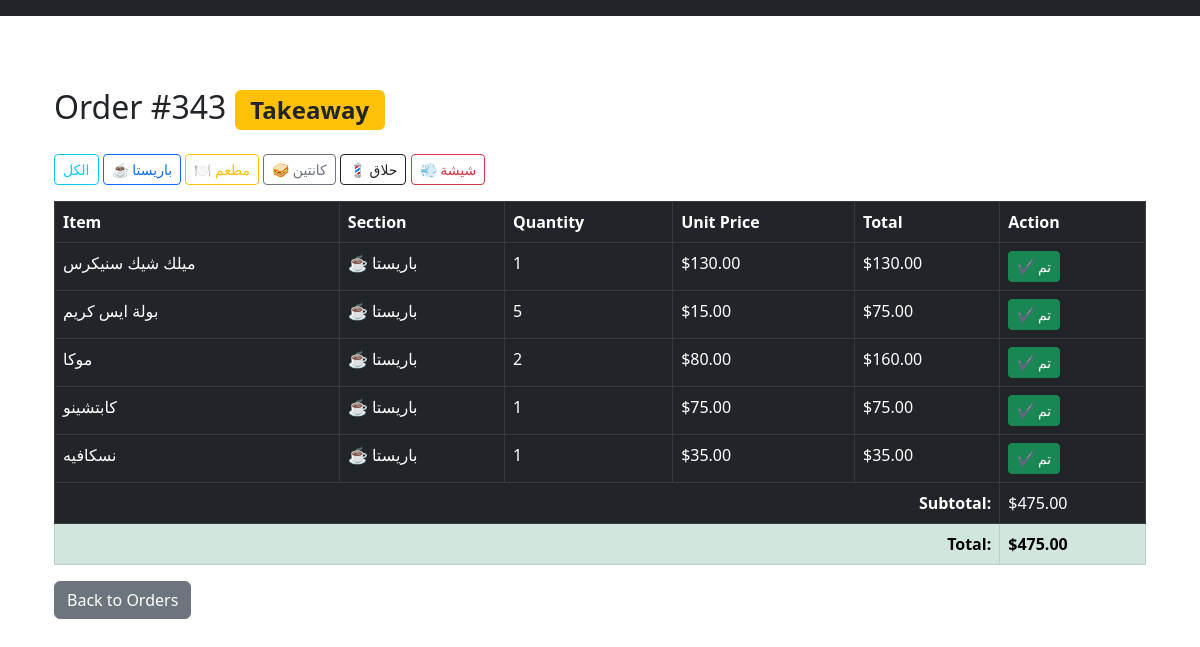
The app's page /orders/343/ with its own data.
### main/models.py (models this page shows, shortened)
class Order(models.Model):
    ORDER_TYPE_CHOICES = [
        ("cafe", "Cafe"),
        ("takeaway", "Takeaway"),
        ("qeta3", "Qeta3"),
    ]
    PAYMENT_CHOICES = [
        ('cash', 'كاش'),
        ('vodafone', 'فودافون كاش'),
        ('moagel', 'مؤجل'),
    ]
    table_number = models.PositiveIntegerField(null=True, blank=True)  # للـ in_cafe
    order_type = models.CharField(max_length=20, choices=ORDER_TYPE_CHOICES)
    created_at = models.DateTimeField(auto_now_add=True)
    is_paid = models.BooleanField(default=False)
    discount = models.DecimalField(max_digits=10, decimal_places=2, default=0)
    service_charge = models.DecimalField(max_digits=10, decimal_places=2, default=0)
    tax = models.DecimalField(max_digits=10, decimal_places=2, default=0)
    cashier = models.ForeignKey(User, on_delete=models.SET_NULL, null=True, blank=True, related_name="orders")
    officer = models.ForeignKey("Officer", on_delete=models.SET_NULL, null=True, blank=True)
    payment_method = models.CharField(max_length=20, choices=PAYMENT_CHOICES, blank=True, null=True)
    note = models.TextField(blank=True, null=True)
    @property
    def subtotal(self):
        return sum(item.total_price for item in self.items.all())
    @property
    def total(self):
        return self.subtotal - self.discount + self.service_charge + self.tax

class OrderItem(models.Model):
    order = models.ForeignKey(Order, on_delete=models.CASCADE, related_name="items")
    menuitem = models.ForeignKey("MenuItem", on_delete=models.CASCADE)
    quantity = models.PositiveIntegerField(default=1)
    is_done = models.BooleanField(default=False)
    @property
    def total_price(self):
        return self.menuitem.price * self.quantity
    @property
    def section(self):
        return self.menuitem.section

class MenuItem(models.Model):
    CATEGORY_CHOICES = [
        ("food", "Food"),
        ("drink", "Drink"),
        ("7alak", "7alak"),
        ("shesha", "shesha"),
    ]
    SECTION_CHOICES = [
        ("barista", "باريستا"),
        ("mat3am", "مطعم"),
        ("canteen","كانتين"),
        ("7alak", "7alak"),
        ("shesha", "shesha"),
        ("addons","إضافات"),
    ]
    name = models.CharField(max_length=120)
    category = models.CharField(max_length=50, choices=CATEGORY_CHOICES, default="food")
    price = models.DecimalField(max_digits=10, decimal_places=2)
    is_active = models.BooleanField(default=True)  # لو الصنف متوقف أو شغال
    show_in_cafe = models.BooleanField(default=False)
    show_in_takeaway = models.BooleanField(default=False)
    show_in_qeta3 = models.BooleanField(default=False)
    section = models.CharField(max_length=20, choices=SECTION_CHOICES)
    image = models.ImageField(upload_to="menu_images/", blank=True, null=True)  # ✅ هنا

### main/views.py (the view)
# urls.py: path("orders/<int:order_id>/", views.order_detail, name="order_detail"),
def order_detail(request, order_id):
    order = get_object_or_404(Order, id=order_id)
    section_filter = request.GET.get("section", "all")
    if section_filter == "barista":
        items = order.items.filter(section="barista")
    elif section_filter == "mat3am":
        items = order.items.filter(section="mat3am")
    else:
        items = order.items.all()
    return render(request, "order_detail.html", {
        "order": order,
        "items": items,
        "section_filter": section_filter,
    })

### main/templates/order_detail.html (shortened to what this page needs)
{% extends "base.html" %}
{% block content %}
<div class="container py-5">
  <h2 class="mb-4 text-dark">
    Order #{{ order.id }}
    {% if order.order_type == "cafe" %}
      <span class="badge bg-info">Cafe</span>
      - Table {{ order.table_number }}
    {% elif order.order_type == "takeaway" %}
      <span class="badge bg-warning text-dark">Takeaway</span>
    {% elif order.order_type == "qeta3" %}
      <span class="badge bg-warning text-dark">Qeta3</span>
      {% if order.officer %}
        - <span class="text-dark">👮 {{ order.officer.name }}</span>
      {% endif %}
    {% endif %}
  </h2>
  <div class="mb-3">
    <button class="btn btn-outline-info btn-sm" onclick="filterItems('all')">الكل</button>
    <button class="btn btn-outline-primary btn-sm" onclick="filterItems('barista')">☕ باريستا</button>
    <button class="btn btn-outline-warning btn-sm" onclick="filterItems('mat3am')">🍽️ مطعم</button>
    <button class="btn btn-outline-secondary btn-sm" onclick="filterItems('canteen')">🥪 كانتين</button>
    <button class="btn btn-outline-dark btn-sm" onclick="filterItems('7alak')">💈 حلاق</button>
    <button class="btn btn-outline-danger btn-sm" onclick="filterItems('shesha')">💨 شيشة</button>
  </div>
  <table class="table table-dark table-bordered">
    <thead>
      <tr>
        <th>Item</th>
        <th>Section</th>
        <th>Quantity</th>
        <th>Unit Price</th>
        <th>Total</th>
        <th>Action</th>
      </tr>
    </thead>
    <tbody>
      {% for item in order.items.all %}
      <tr class="order-item" data-section="{{ item.section }}">
        <td>{{ item.menuitem.name }}</td>
        <td>
          {% if item.menuitem.section == "barista" %}
            ☕ باريستا
          {% elif item.menuitem.section == "mat3am" %}
            🍽️ مطعم
          {% elif item.menuitem.section == "canteen" %}
            🥪 كانتين
          {% elif item.menuitem.section == "7alak" %}
            💈 حلاق
          {% elif item.menuitem.section == "shesha" %}
            💨 شيشة
          {% else %}
            {{ item.get_section_display }}
          {% endif %}
        </td>
        <td>{{ item.quantity }}</td>
        <td>${{ item.menuitem.price }}</td>
        <td>${{ item.total_price }}</td>
        <td>
          <button class="btn btn-success btn-sm" onclick="markDone(this)">✔ تم</button>
        </td>
      </tr>
      {% endfor %}
    </tbody>
    <tfoot>
      <tr>
        <th colspan="5" class="text-end">Subtotal:</th>
        <td>${{ order.subtotal }}</td>
      </tr>
      <tr class="table-success">
        <th colspan="5" class="text-end">Total:</th>
        <td><strong>${{ order.total }}</strong></td>
      </tr>
    </tfoot>
  </table>
  <div class="mt-3">
    <a href="{% url 'orders_list' %}" class="btn btn-secondary">Back to Orders</a>
  </div>
</div>
{% endblock %}

### records on screen
Order: id "343", subtotal "475.00", total "475.00"
OrderItem: menuitem.name "ميلك شيك سنيكرس", shows "☕ باريستا", quantity "1", menuitem.price "130.00", total_price "130.00"
OrderItem: menuitem.name "بولة ايس كريم", shows "☕ باريستا", quantity "5", menuitem.price "15.00", total_price "75.00"
OrderItem: menuitem.name "موكا", shows "☕ باريستا", quantity "2", menuitem.price "80.00", total_price "160.00"
OrderItem: menuitem.name "كابتشينو", shows "☕ باريستا", quantity "1", menuitem.price "75.00", total_price "75.00"
OrderItem: menuitem.name "نسكافيه", shows "☕ باريستا", quantity "1", menuitem.price "35.00", total_price "35.00"
